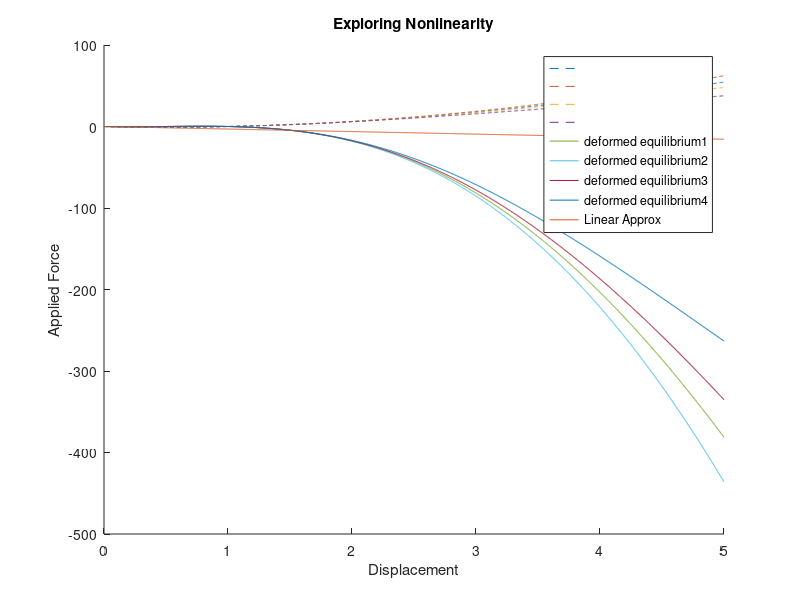

MATLAB code for this plot:
%% CESG 506 HW1 - DIFFERENT FORMULATIONS FOR LARGE DEFORMATION PROBLEMS
clear;clc;
% PROBLEM SPECIFIC PARAMETERS
EA = 2100; %kN (Axial Stiffness)
W = 5.5; %m (Horizontal component of length, fixed)
H = 0.5; %m (Vertical component of length, varies)
L = sqrt(W^2+H^2); %m (Undeformed Length)
num_points = 1500;
u = linspace(0,10*H,num_points); %m (Change in vertical component)
l = sqrt(W^2+(H-u).^2); %m (Deformed Length)
N = [cos(atan(H/W));
     sin(atan(H/W))]; %Undeformed direction vector (Normalized)
n = [cos(atan((H-u)/W));
     sin(atan((H-u)/W))]; %Deformed direction vector (Normalized)

 
%%-----FOUR DIFFERENT STRAIN MEASURES-----%%
% ENGINEERING STRAIN
e = (l-L)/L;
% GREEN-LAGRANGE STRAIN
EE = 1/2*(l.^2-L^2)/L^2;
% HENKEY (NATURAL) STRAIN
eps = 1/2*log(l.^2/L^2);
% ALMANSI STRAIN
eps_a = 1/2*(l.^2-L^2)./l.^2;

%%-----INTERNAL FORCE MAGNITUDES-----%%
f_e = EA.*e;
f_EE = EA.*EE;
f_eps = EA.*eps;
f_eps_a = EA.*eps_a;

%%-----EQUILIBRIUM ON DEFORMED VS. UNDEFORMED CONFIGURATIONS-----%%
% UNDEFORMED CONFIGURATION
fu_e = f_e.*N;
fu_EE = f_EE.*N;
fu_eps = f_eps.*N;
fu_eps_a = f_eps_a.*N;

% DEFORMED CONFIGURATION
fd_e = f_e.*n;
fd_EE = f_EE.*n;
fd_eps = f_eps.*n;
fd_eps_a = f_eps_a.*n;

%%-----PLOTTING-----%%
% UNDEFORMED CONFIGURATION
Pu_e = zeros(1,num_points);
Pu_EE = zeros(1,num_points);
Pu_eps = zeros(1,num_points);
Pu_eps_a = zeros(1,num_points);

for i = 1:num_points 
    Pu_e(i) = fu_e(2,i);
    Pu_EE(i) = fu_EE(2,i);
    Pu_eps(i) = fu_eps(2,i);
    Pu_eps_a(i) = fu_eps_a(2,i);
end

hold on
plot(u,Pu_e,'--')
plot(u,Pu_EE,'--')
plot(u,Pu_eps,'--')
plot(u,Pu_eps_a,'--')

% DEFORMED CONFIGURATION
Pd_e = zeros(1,num_points);
Pd_EE = zeros(1,num_points);
Pd_eps = zeros(1,num_points);
Pd_eps_a = zeros(1,num_points);

for i = 1:num_points %Getting magnitudes of internal forces
    Pd_e(i) = fd_e(2,i);
    Pd_EE(i) = fd_EE(2,i);
    Pd_eps(i) = fd_eps(2,i);
    Pd_eps_a(i) = fd_eps_a(2,i);
end

plot(u,Pd_e)
plot(u,Pd_EE)
plot(u,Pd_eps)
plot(u,Pd_eps_a)

%LINEAR APPROXIMATION
k = EA/L*(N*N');
d{1} = [];
P = [];
for i = 1:num_points
    d{i} = [0 u(i)];
    P(i) = k(2,:)*d{i}';
end

plot(u,-P)
title('Exploring Nonlinearity')
xlabel('Displacement')
ylabel('Applied Force')
legend('','','','','deformed equilibrium1','deformed equilibrium2','deformed equilibrium3','deformed equilibrium4','Linear Approx')



